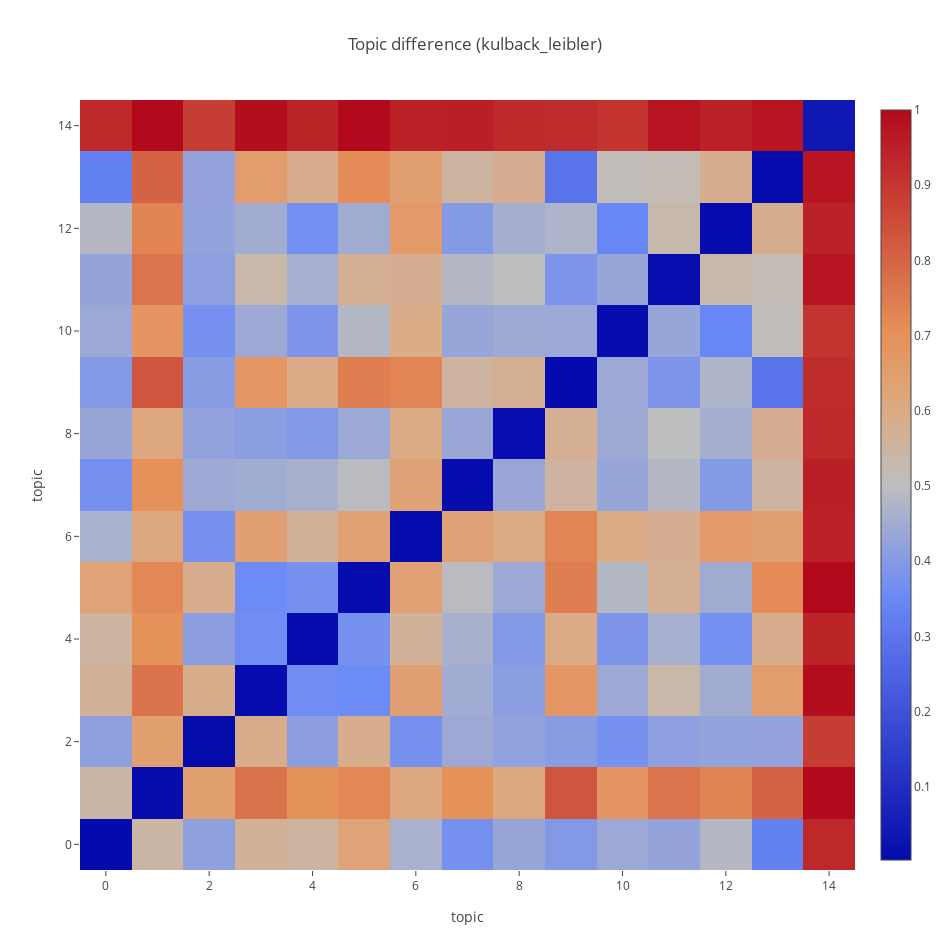

The notebook cell saved with this chart:
### Code cell
mdiff, annotation = topic2topic_difference(m1, m2, distance='kulback_leibler')
text = [["+++ {}<br>--- {}".format(", ".join(int_tokens), 
                                   ", ".join(diff_tokens)) for (int_tokens, diff_tokens) in row] 
        for row in annotation]

data = go.Heatmap(z=mdiff, colorscale='RdBu', text=text)

layout = go.Layout(width=950, height=950, title="Topic difference (kulback_leibler)",
                   xaxis=dict(title="topic"), yaxis=dict(title="topic"))

py.iplot(go.Figure(data=[data], layout=layout))

### Figure 1 — Plotly figure (JSON) as saved in the notebook; plotly's stock layout.template omitted (floating-point values rounded to 4 significant figures; data arrays with more than 128 entries replaced by an {"elided": "..."} marker saying what was removed)
{"data": [{"colorscale": "RdBu", "text": {"elided": "15x15 str values"}, "type": "heatmap", "z": {"elided": "15x15 float values"}}], "layout": {"height": 950, "title": "Topic difference (kulback_leibler)", "width": 950, "xaxis": {"title": "topic"}, "yaxis": {"title": "topic"}}}
